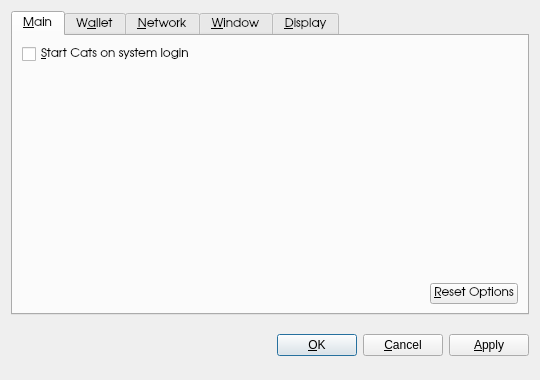
<?xml version="1.0" encoding="UTF-8"?>
<ui version="4.0">
 <class>OptionsDialog</class>
 <widget class="QDialog" name="OptionsDialog">
  <property name="geometry">
   <rect>
    <x>0</x>
    <y>0</y>
    <width>540</width>
    <height>380</height>
   </rect>
  </property>
  <property name="windowTitle">
   <string>Options</string>
  </property>
  <property name="modal">
   <bool>true</bool>
  </property>
  <layout class="QVBoxLayout" name="verticalLayout">
   <item>
    <widget class="QTabWidget" name="tabWidget">
     <property name="font">
      <font>
       <family>URW Gothic L</family>
      </font>
     </property>
     <property name="tabPosition">
      <enum>QTabWidget::North</enum>
     </property>
     <property name="currentIndex">
      <number>0</number>
     </property>
     <widget class="QWidget" name="tabMain">
      <attribute name="title">
       <string>&amp;Main</string>
      </attribute>
      <layout class="QVBoxLayout" name="verticalLayout_Main">
       <item>
        <widget class="QCheckBox" name="catscoinAtStartup">
         <property name="toolTip">
          <string>Automatically start Cats after logging in to the system.</string>
         </property>
         <property name="text">
          <string>&amp;Start Cats on system login</string>
         </property>
        </widget>
       </item>
       <item>
        <spacer name="verticalSpacer_Main">
         <property name="orientation">
          <enum>Qt::Vertical</enum>
         </property>
         <property name="sizeHint" stdset="0">
          <size>
           <width>20</width>
           <height>40</height>
          </size>
         </property>
        </spacer>
       </item>
       <item>
        <layout class="QHBoxLayout" name="horizontalLayout_2_Main">
         <item>
          <spacer name="horizontalSpacer_2_Main">
           <property name="orientation">
            <enum>Qt::Horizontal</enum>
           </property>
           <property name="sizeHint" stdset="0">
            <size>
             <width>40</width>
             <height>20</height>
            </size>
           </property>
          </spacer>
         </item>
         <item>
          <widget class="QPushButton" name="resetButton">
           <property name="toolTip">
            <string>Reset all client options to default.</string>
           </property>
           <property name="text">
            <string>&amp;Reset Options</string>
           </property>
           <property name="autoDefault">
            <bool>false</bool>
           </property>
          </widget>
         </item>
        </layout>
       </item>
      </layout>
     </widget>
     <widget class="QWidget" name="tabWallet">
      <attribute name="title">
       <string>W&amp;allet</string>
      </attribute>
      <layout class="QVBoxLayout" name="verticalLayout_Network">
       <item>
        <widget class="QLabel" name="transactionFeeInfoLabel">
         <property name="text">
          <string>Optional transaction fee per kB that helps make sure your transactions are processed quickly. Most transactions are 1 kB.</string>
         </property>
         <property name="textFormat">
          <enum>Qt::PlainText</enum>
         </property>
         <property name="wordWrap">
          <bool>true</bool>
         </property>
        </widget>
       </item>
       <item>
        <layout class="QHBoxLayout" name="horizontalLayout_1_Main">
         <item>
          <widget class="QLabel" name="transactionFeeLabel">
           <property name="text">
            <string>Pay transaction &amp;fee</string>
           </property>
           <property name="textFormat">
            <enum>Qt::PlainText</enum>
           </property>
           <property name="buddy">
            <cstring>transactionFee</cstring>
           </property>
          </widget>
         </item>
         <item>
          <widget class="catscoinAmountField" name="transactionFee"/>
         </item>
         <item>
          <spacer name="horizontalSpacer_1_Main">
           <property name="orientation">
            <enum>Qt::Horizontal</enum>
           </property>
           <property name="sizeHint" stdset="0">
            <size>
             <width>40</width>
             <height>20</height>
            </size>
           </property>
          </spacer>
         </item>
        </layout>
       </item>
       <item>
        <widget class="QLabel" name="label">
         <property name="text">
          <string>If you disable the spending of unconfirmed change, the change from a transaction cannot be used until that transaction has at least one confirmation. This also affects how your balance is computed.</string>
         </property>
         <property name="wordWrap">
          <bool>true</bool>
         </property>
        </widget>
       </item>
       <item>
        <widget class="QCheckBox" name="spendZeroConfChange">
         <property name="text">
          <string>Spend unconfirmed change  (experts only)</string>
         </property>
        </widget>
       </item>
       <item>
        <spacer name="verticalSpacer">
         <property name="orientation">
          <enum>Qt::Vertical</enum>
         </property>
         <property name="sizeHint" stdset="0">
          <size>
           <width>20</width>
           <height>40</height>
          </size>
         </property>
        </spacer>
       </item>
      </layout>
     </widget>
     <widget class="QWidget" name="tabNetwork">
      <attribute name="title">
       <string>&amp;Network</string>
      </attribute>
      <layout class="QVBoxLayout" name="verticalLayout_Network">
       <item>
        <widget class="QCheckBox" name="mapPortUpnp">
         <property name="toolTip">
          <string>Automatically open the Cats client port on the router. This only works when your router supports UPnP and it is enabled.</string>
         </property>
         <property name="text">
          <string>Map port using &amp;UPnP</string>
         </property>
        </widget>
       </item>
       <item>
        <widget class="QCheckBox" name="connectSocks">
         <property name="toolTip">
          <string>Connect to the Cats network through a SOCKS proxy (e.g. when connecting through Tor).</string>
         </property>
         <property name="text">
          <string>&amp;Connect through SOCKS proxy:</string>
         </property>
        </widget>
       </item>
       <item>
        <layout class="QHBoxLayout" name="horizontalLayout_Network">
         <item>
          <widget class="QLabel" name="proxyIpLabel">
           <property name="text">
            <string>Proxy &amp;IP:</string>
           </property>
           <property name="textFormat">
            <enum>Qt::PlainText</enum>
           </property>
           <property name="buddy">
            <cstring>proxyIp</cstring>
           </property>
          </widget>
         </item>
         <item>
          <widget class="QValidatedLineEdit" name="proxyIp">
           <property name="maximumSize">
            <size>
             <width>140</width>
             <height>16777215</height>
            </size>
           </property>
           <property name="toolTip">
            <string>IP address of the proxy (e.g. 127.0.0.1)</string>
           </property>
          </widget>
         </item>
         <item>
          <widget class="QLabel" name="proxyPortLabel">
           <property name="text">
            <string>&amp;Port:</string>
           </property>
           <property name="textFormat">
            <enum>Qt::PlainText</enum>
           </property>
           <property name="buddy">
            <cstring>proxyPort</cstring>
           </property>
          </widget>
         </item>
         <item>
          <widget class="QLineEdit" name="proxyPort">
           <property name="maximumSize">
            <size>
             <width>55</width>
             <height>16777215</height>
            </size>
           </property>
           <property name="toolTip">
            <string>Port of the proxy (e.g. 9050)</string>
           </property>
          </widget>
         </item>
         <item>
          <widget class="QLabel" name="socksVersionLabel">
           <property name="text">
            <string>SOCKS &amp;Version:</string>
           </property>
           <property name="textFormat">
            <enum>Qt::PlainText</enum>
           </property>
           <property name="buddy">
            <cstring>socksVersion</cstring>
           </property>
          </widget>
         </item>
         <item>
          <widget class="QValueComboBox" name="socksVersion">
           <property name="toolTip">
            <string>SOCKS version of the proxy (e.g. 5)</string>
           </property>
          </widget>
         </item>
         <item>
          <spacer name="horizontalSpacer_Network">
           <property name="orientation">
            <enum>Qt::Horizontal</enum>
           </property>
           <property name="sizeHint" stdset="0">
            <size>
             <width>40</width>
             <height>20</height>
            </size>
           </property>
          </spacer>
         </item>
        </layout>
       </item>
       <item>
        <spacer name="verticalSpacer_Network">
         <property name="orientation">
          <enum>Qt::Vertical</enum>
         </property>
         <property name="sizeHint" stdset="0">
          <size>
           <width>20</width>
           <height>40</height>
          </size>
         </property>
        </spacer>
       </item>
      </layout>
     </widget>
     <widget class="QWidget" name="tabWindow">
      <attribute name="title">
       <string>&amp;Window</string>
      </attribute>
      <layout class="QVBoxLayout" name="verticalLayout_Window">
       <item>
        <widget class="QCheckBox" name="minimizeToTray">
         <property name="toolTip">
          <string>Show only a tray icon after minimizing the window.</string>
         </property>
         <property name="text">
          <string>&amp;Minimize to the tray instead of the taskbar</string>
         </property>
        </widget>
       </item>
       <item>
        <widget class="QCheckBox" name="minimizeOnClose">
         <property name="toolTip">
          <string>Minimize instead of exit the application when the window is closed. When this option is enabled, the application will be closed only after selecting Quit in the menu.</string>
         </property>
         <property name="text">
          <string>M&amp;inimize on close</string>
         </property>
        </widget>
       </item>
       <item>
        <spacer name="verticalSpacer_Window">
         <property name="orientation">
          <enum>Qt::Vertical</enum>
         </property>
         <property name="sizeHint" stdset="0">
          <size>
           <width>20</width>
           <height>40</height>
          </size>
         </property>
        </spacer>
       </item>
      </layout>
     </widget>
     <widget class="QWidget" name="tabDisplay">
      <attribute name="title">
       <string>&amp;Display</string>
      </attribute>
      <layout class="QVBoxLayout" name="verticalLayout_Display">
       <item>
        <layout class="QHBoxLayout" name="horizontalLayout_1_Display">
         <item>
          <widget class="QLabel" name="langLabel">
           <property name="text">
            <string>User Interface &amp;language:</string>
           </property>
           <property name="textFormat">
            <enum>Qt::PlainText</enum>
           </property>
           <property name="buddy">
            <cstring>lang</cstring>
           </property>
          </widget>
         </item>
         <item>
          <widget class="QValueComboBox" name="lang">
           <property name="toolTip">
            <string>The user interface language can be set here. This setting will take effect after restarting Cats.</string>
           </property>
          </widget>
         </item>
        </layout>
       </item>
       <item>
        <layout class="QHBoxLayout" name="horizontalLayout_2_Display">
         <item>
          <widget class="QLabel" name="unitLabel">
           <property name="text">
            <string>&amp;Unit to show amounts in:</string>
           </property>
           <property name="textFormat">
            <enum>Qt::PlainText</enum>
           </property>
           <property name="buddy">
            <cstring>unit</cstring>
           </property>
          </widget>
         </item>
         <item>
          <widget class="QValueComboBox" name="unit">
           <property name="toolTip">
            <string>Choose the default subdivision unit to show in the interface and when sending coins.</string>
           </property>
          </widget>
         </item>
        </layout>
       </item>
       <item>
        <widget class="QCheckBox" name="displayAddresses">
         <property name="toolTip">
          <string>Whether to show Cats addresses in the transaction list or not.</string>
         </property>
         <property name="text">
          <string>&amp;Display addresses in transaction list</string>
         </property>
        </widget>
       </item>
       <item>
        <widget class="QCheckBox" name="coinControlFeatures">
         <property name="toolTip">
          <string>Whether to show coin control features or not.</string>
         </property>
         <property name="text">
          <string>Display coin &amp;control features (experts only!)</string>
         </property>
        </widget>
       </item>
       <item>
        <spacer name="verticalSpacer_Display">
         <property name="orientation">
          <enum>Qt::Vertical</enum>
         </property>
         <property name="sizeHint" stdset="0">
          <size>
           <width>20</width>
           <height>40</height>
          </size>
         </property>
        </spacer>
       </item>
      </layout>
     </widget>
    </widget>
   </item>
   <item>
    <layout class="QHBoxLayout" name="horizontalLayout_Buttons">
     <item>
      <spacer name="horizontalSpacer_1">
       <property name="orientation">
        <enum>Qt::Horizontal</enum>
       </property>
       <property name="sizeHint" stdset="0">
        <size>
         <width>40</width>
         <height>48</height>
        </size>
       </property>
      </spacer>
     </item>
     <item>
      <widget class="QLabel" name="statusLabel">
       <property name="font">
        <font>
         <weight>75</weight>
         <bold>true</bold>
        </font>
       </property>
       <property name="text">
        <string/>
       </property>
       <property name="textFormat">
        <enum>Qt::PlainText</enum>
       </property>
       <property name="wordWrap">
        <bool>true</bool>
       </property>
      </widget>
     </item>
     <item>
      <spacer name="horizontalSpacer_2">
       <property name="orientation">
        <enum>Qt::Horizontal</enum>
       </property>
       <property name="sizeHint" stdset="0">
        <size>
         <width>40</width>
         <height>48</height>
        </size>
       </property>
      </spacer>
     </item>
     <item>
      <widget class="QPushButton" name="okButton">
       <property name="text">
        <string>&amp;OK</string>
       </property>
      </widget>
     </item>
     <item>
      <widget class="QPushButton" name="cancelButton">
       <property name="text">
        <string>&amp;Cancel</string>
       </property>
       <property name="autoDefault">
        <bool>false</bool>
       </property>
      </widget>
     </item>
     <item>
      <widget class="QPushButton" name="applyButton">
       <property name="text">
        <string>&amp;Apply</string>
       </property>
       <property name="autoDefault">
        <bool>false</bool>
       </property>
      </widget>
     </item>
    </layout>
   </item>
  </layout>
 </widget>
 <customwidgets>
  <customwidget>
   <class>catscoinAmountField</class>
   <extends>QSpinBox</extends>
   <header>catscoinamountfield.h</header>
  </customwidget>
  <customwidget>
   <class>QValueComboBox</class>
   <extends>QComboBox</extends>
   <header>qvaluecombobox.h</header>
  </customwidget>
  <customwidget>
   <class>QValidatedLineEdit</class>
   <extends>QLineEdit</extends>
   <header>qvalidatedlineedit.h</header>
  </customwidget>
 </customwidgets>
 <resources/>
 <connections/>
</ui>
